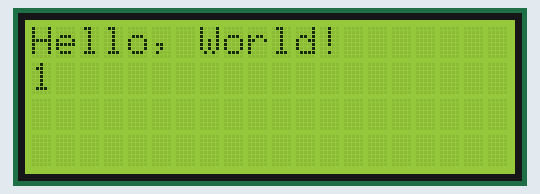
Simulated run of this sketch. Board: Arduino Uno, built with avr-gcc and run on an emulated ATmega328P. On the bench: 20×4 character LCD.

Above: at 1.2 s.
At 4.4 s:
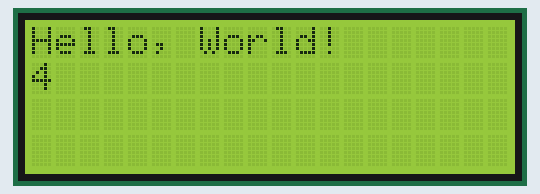
At 9.4 s:
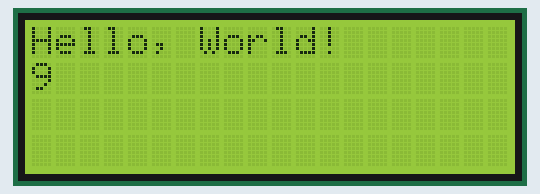
At 15.4 s:
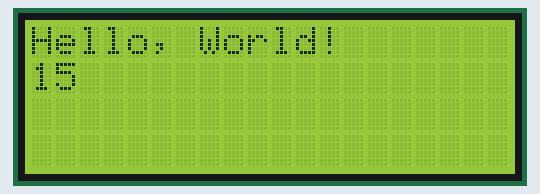
At 20.3 s:
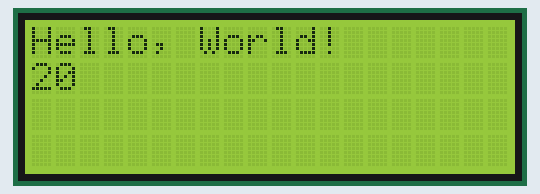
At 38.3 s:
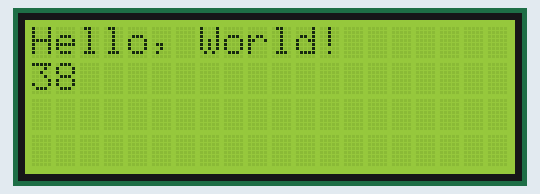

The sketch:

SerLCD.ino
```cpp
#include <Wire.h>
#include <SerLCD.h>
#include <SoftwareSerial.h>

SoftwareSerial espSerial(A1, A0); // RX, TX
SoftwareSerial lcdSerial(A4, A5); // RX, TX

// Create an instance of the SerLCD class
SerLCD lcd;

void setup() {
  Serial.begin(9600);
  lcdSerial.begin(9600);
  // Initialize the LCD
  lcd.begin(lcdSerial);
  delay(500);
  // Clear the LCD screen

  espSerial.begin(9600);
  espSerial.listen();

  delay(500);
  lcd.print("Hello, World!");
  // Serial.println("Serial!");
  lcd.print("Wow");
}

void loop() {
  lcdClear();
  lcd.print("Hello, World!");
  lcd.setCursor(0, 1);
  lcd.print(millis() / 1000);
  delay(500);
  // Set the cursor to column 0, line 1
  // (note: line 1 is the second row, since counting begins with 0):
  // lcd.setCursor(0, 1);
  // Print the number of seconds since reset:

}

void lcdClear() {
  lcd.setCursor(0, 0);
  lcd.print("                ");
  lcd.setCursor(0, 1);
  lcd.print("                ");
  lcd.setCursor(0, 0);
}
```

Measured:
- what the display in image 1 shows lasts 1.1 s, from 4.4 s to 5.5 s
